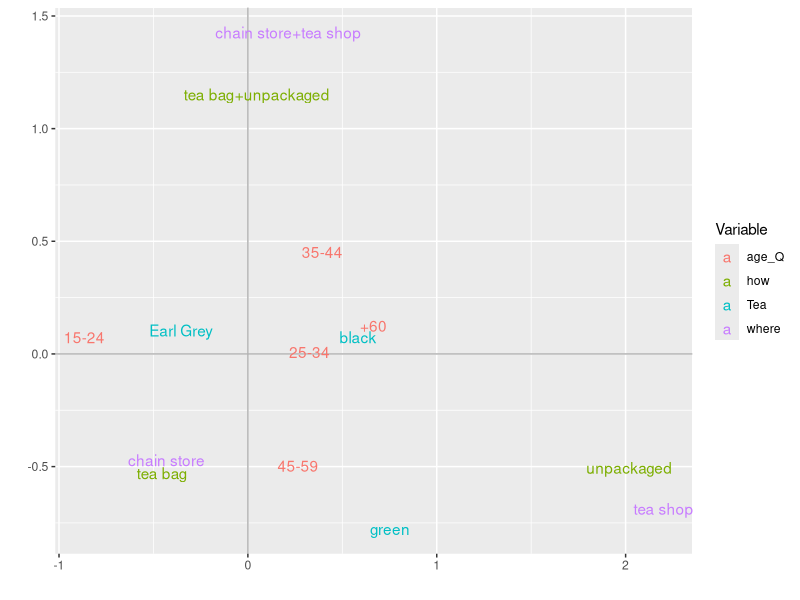
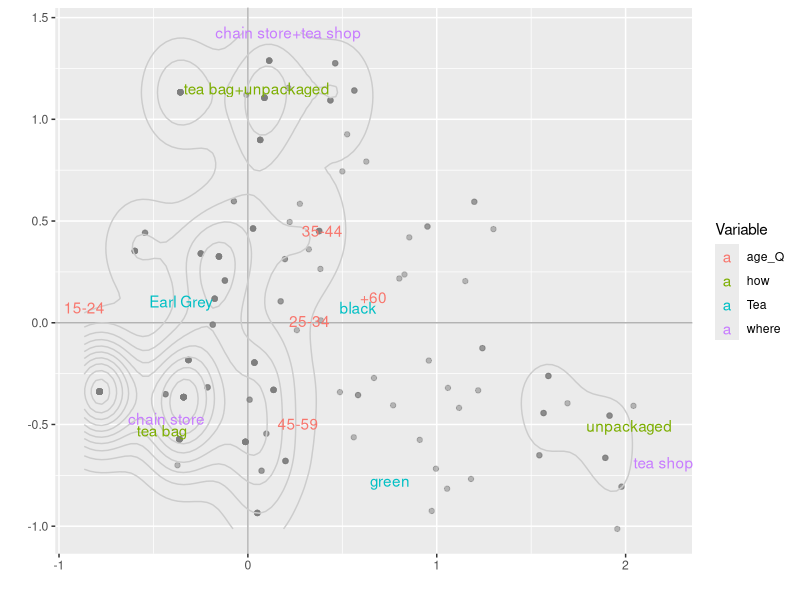
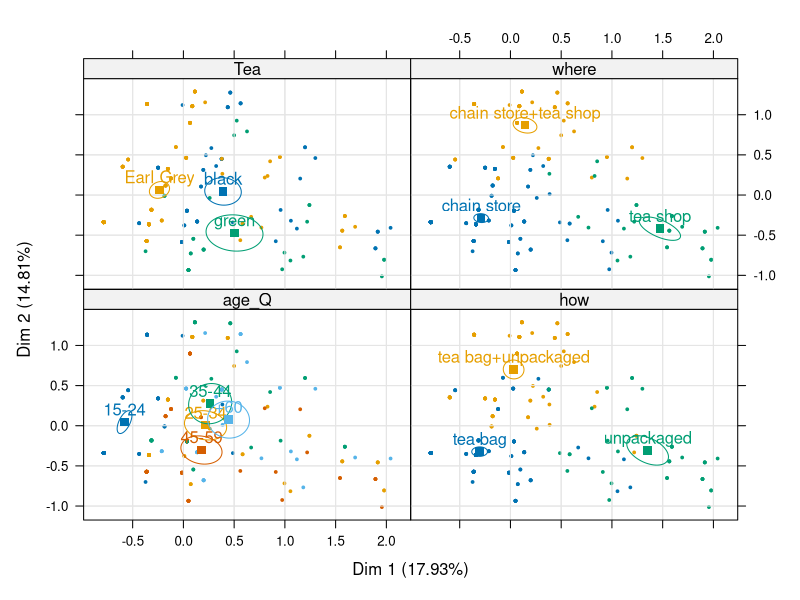

Source code (R) for these figures, in order:
#
# Análisis de Correspondencias Múltiple
# Variables: tea
#

require(FactoMineR)
require(ggplot2)

data(tea)
data <- tea[, c("Tea", "how", "where", "age_Q")]

categories <- apply(data, 2, function(x) nlevels(as.factor(x)))
categories

# MCA
data.mca <- MCA(data, graph = FALSE)
data.mca

# Valores propios
data.mca$eig

# Coordenadas de variables
data.mca.vars <- data.frame(data.mca$var$coord,
                       Variable = rep(names(categories), categories))

# Coordenadas de observaciones
data.mca.obs <- data.frame(data.mca$ind$coord)

# Gráfica fácil
# plot(data.mca)

# Gráfica de variables
ggplot(data = data.mca.vars,
       aes(x = Dim.1, y = Dim.2, label = rownames(data.mca.vars))) +
    geom_hline(yintercept = 0, colour = "gray70") +
    geom_vline(xintercept = 0, colour = "gray70") +
    geom_text(aes(colour = Variable)) +
    xlab("") +
    ylab("")

# Gráfica de variables y observaciones
ggplot(data = data.mca.obs, aes(x = Dim.1, y = Dim.2)) +
    geom_hline(yintercept = 0, colour = "gray70") +
    geom_vline(xintercept = 0, colour = "gray70") +
    geom_point(colour = "gray50", alpha = 0.5) +
    geom_density2d(colour = "gray80") +
    geom_text(data = data.mca.vars,
              aes(x = Dim.1, y = Dim.2,
                  label = rownames(data.mca.vars), colour = Variable)) +
    scale_colour_discrete(name = "Variable") +
    xlab("") +
    ylab("")

# Elipses de confianza
plotellipses(data.mca, level = 0.95)
